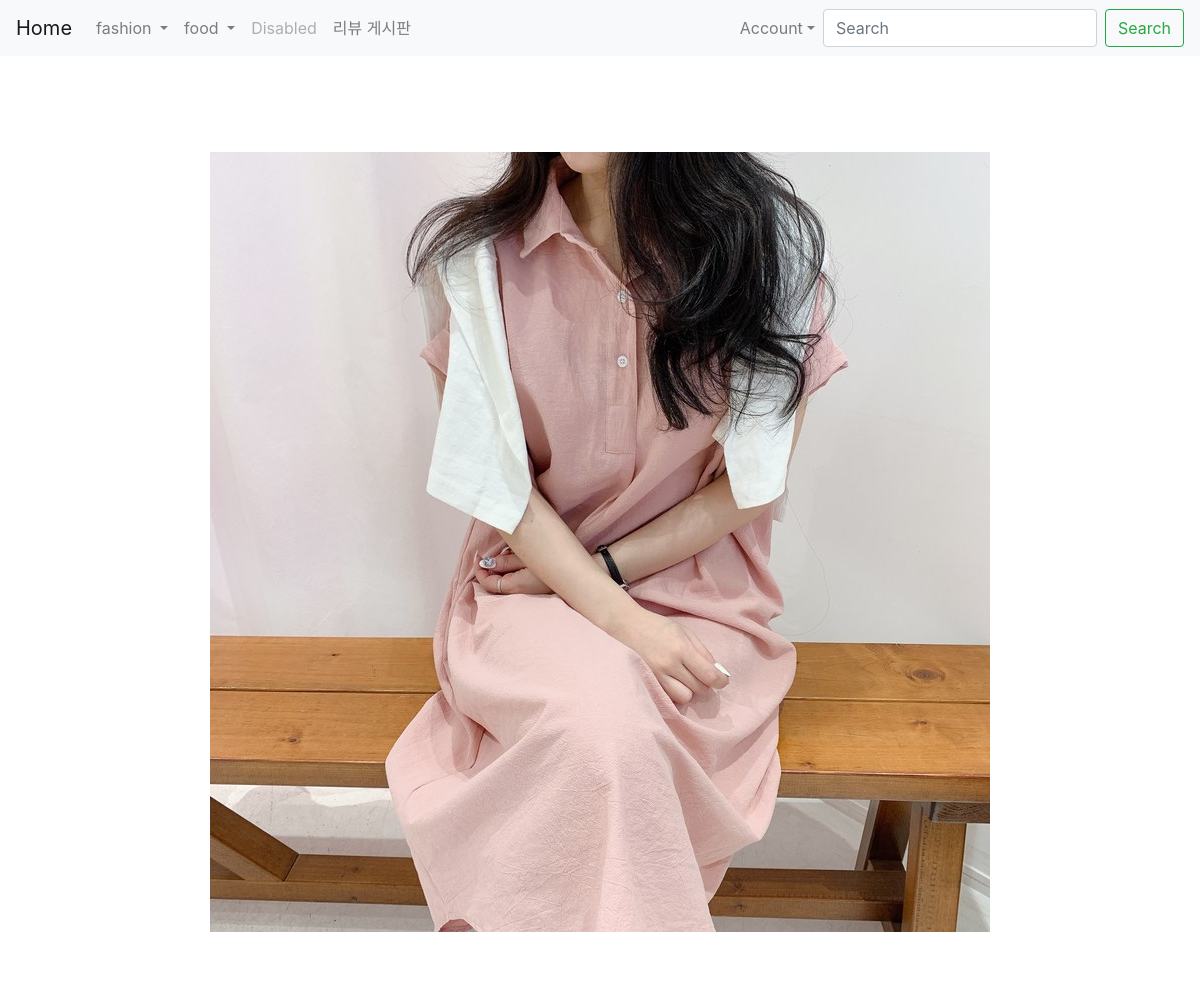
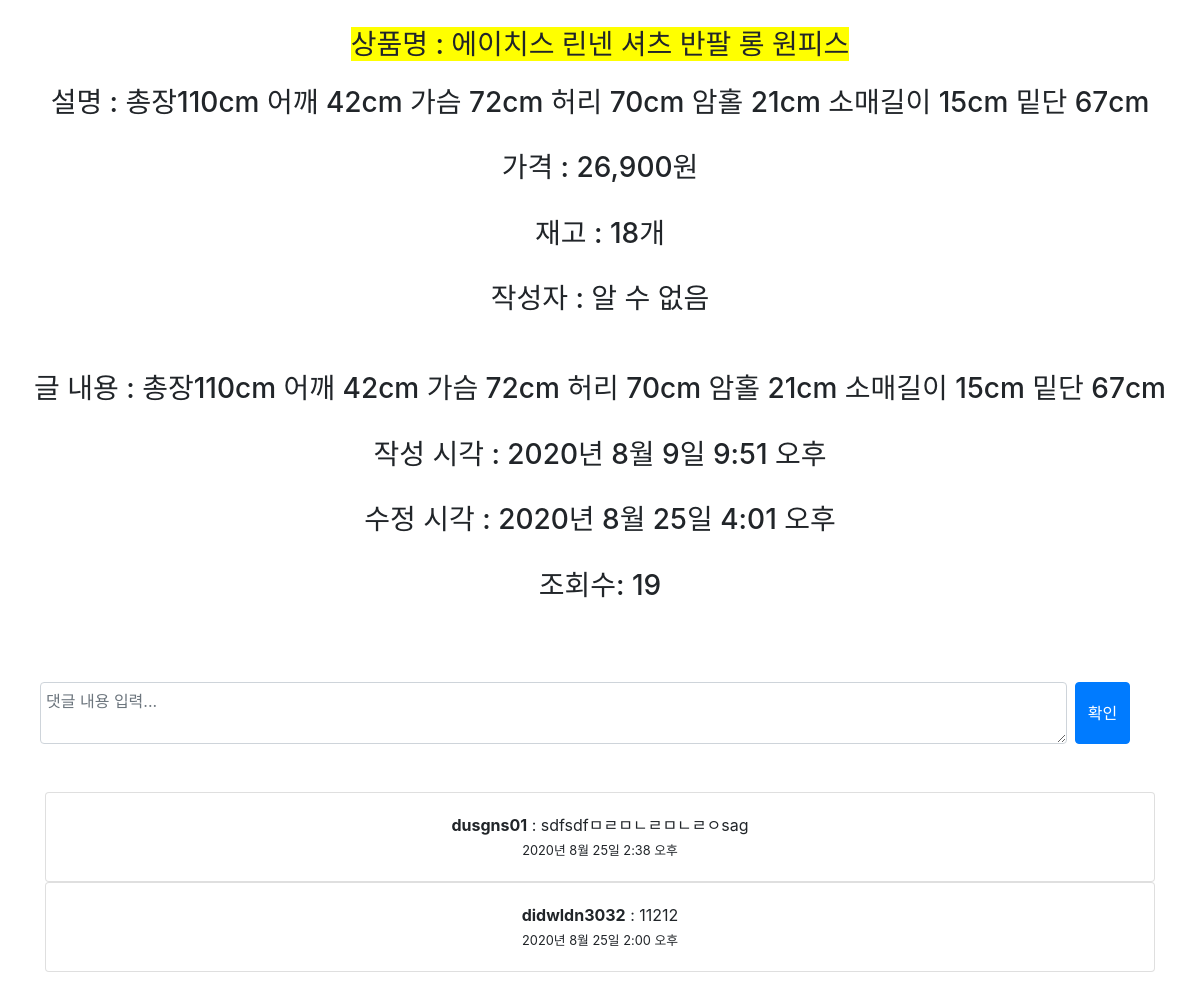
/posts/show/14, run on the app's committed database (2 pictures, top to bottom).
### posts/models.py (models this page shows)
class Post(models.Model):
    class Meta:
        ordering = ['-created_at']
    POST_TYPES = [
        ("F", "F"),
        ("M", "M"),
    ]
    title = models.CharField(max_length=50, null=False, verbose_name="상품명")
    content = models.TextField(verbose_name="상세보기")
    price = models.TextField(null = True, verbose_name="가격")
    remaining = models.TextField(null = True, verbose_name="재고")
    view_count = models.IntegerField(default = 0, verbose_name="조회수")
    _type = models.PositiveSmallIntegerField(choices=POST_TYPES, verbose_name="게시글타입", null=True)
    created_at = models.DateTimeField(auto_now_add = True, verbose_name="생성시간")
    updated_at = models.DateTimeField(auto_now = True, verbose_name="수정시간")
    image = models.ImageField(upload_to = 'images/', null = True, verbose_name="상품사진")
    user = models.ForeignKey(User, on_delete = models.CASCADE, null = True)
    gender = models.CharField(max_length=1, null=True)

class Comment(models.Model):
    content = models.TextField()
    writer = models.ForeignKey(User, on_delete = models.CASCADE)
    post = models.ForeignKey(Post, on_delete = models.CASCADE, related_name='comments')
    created_at = models.DateTimeField(auto_now_add=True)
    updated_at = models.DateTimeField(auto_now = True)

### posts/views.py (the view)
# urls.py: path('show/<int:id>', show, name="show"),
def show(request, id):
    post = Post.objects.get(pk=id)
    post.view_count += 1
    post.save()
    all_comments = post.comments.all().order_by('-created_at')
    return render(request, 'posts/show.html', {'post': post, 'comments': all_comments})

### posts/templates/posts/show.html (shortened to what this page needs)
{% extends 'base.html' %}
{% load static %}
{% block content %}
{% include 'shared/_navbar.html' %}
{% if post.image %}
<center><br><br><br><br><img src="{{post.image.url}}" align=></center>
{% endif %}
<center>
    <br><br><br><br>
    <span class="h3" style="background-color:yellow" >상품명 : {{ post.title }} </span><br><br>
    <h3>설명 : {{ post.content }} </h3><br>
    <h3>가격 : {{ post.price }} </h3><br>
    <h3>재고 : {{ post.remaining }} </h3><br>
    {% if post.user %}
    <h3>작성자 : {{ post.user }} </h3><br>
    {% else %}
    <h3>작성자 : 알 수 없음</h3><br>
    {% endif %}
    <br>
	 <h3>글 내용 : {{ post.content }} </h3>
	<br>
	 <h3>작성 시각 : {{ post.created_at }} </h3>
	<br>
    <h3> 수정 시각 : {{  post.updated_at }}</h3><br>
    <h3>조회수: {{ post.view_count }} </h3>  <br>
    <div class="container mt-5">
        <form class="form-row" action="{% url 'posts:create_comment' post.id %}" method="POST">
            <textarea class="form-control col-11 mr-2" name="content" placeholder="댓글 내용 입력..."></textarea>
            <input type="submit" class="btn btn-primary" value="확인">
        </form>
    </div>
    <div class="container mt-5 mb-5">
        {% for comment in comments %}
            <div class="card">
                <div class="card-body">
                    {% if comment.writer.username == 'user' %}
                    <b>{{ comment.writer.last_name }}{{ comment.writer.first_name }}</b>
                    {% else %}
                    <b>{{ comment.writer }}</b>{% endif %} : {{comment.content}}<br>
                    <small>{{ comment.created_at }}</small></div>
            </div>
        {% endfor %}
    </div>
{% endblock %}

### data on the page
Post: image (picture), title "에이치스 린넨 셔츠 반팔 롱 원피스", content "총장110cm 어깨 42cm 가슴 72cm 허리 70cm 암홀 21cm 소매길이 15cm 밑단 67cm", price "26,900원", remaining "18개", created_at "2020년 8월 9일 9:51 오후", updated_at "2020년 8월 25일 4:01 오후", view_count "19"
Comment: writer "dusgns01", content "sdfsdfㅁㄹㅁㄴㄹㅁㄴㄹㅇsag", created_at "2020년 8월 25일 2:38 오후"
Comment: writer "didwldn3032", content "11212", created_at "2020년 8월 25일 2:00 오후"
